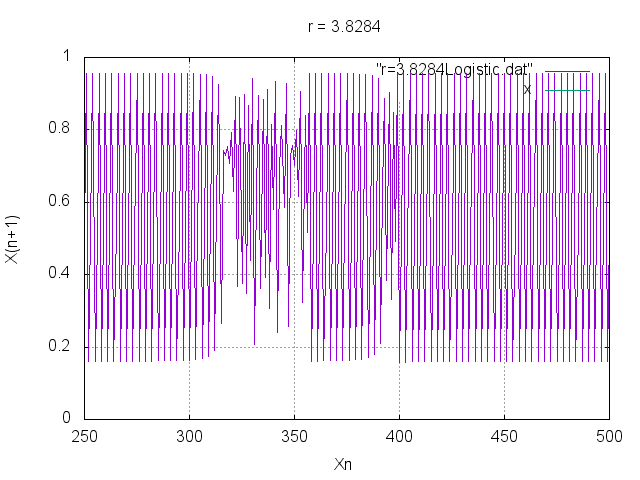

This figure's gnuplot source:
set grid
set title "r = 3.8284"
set xrange [250:500]
set yrange [0:1]
set xlabel "Xn"
set ylabel "X(n+1)"
plot "r=3.8284Logistic.dat" with lines,x with lines
pause 2
set terminal png
set output "r=3.8284Logistic.png"
replot
set terminal x11
